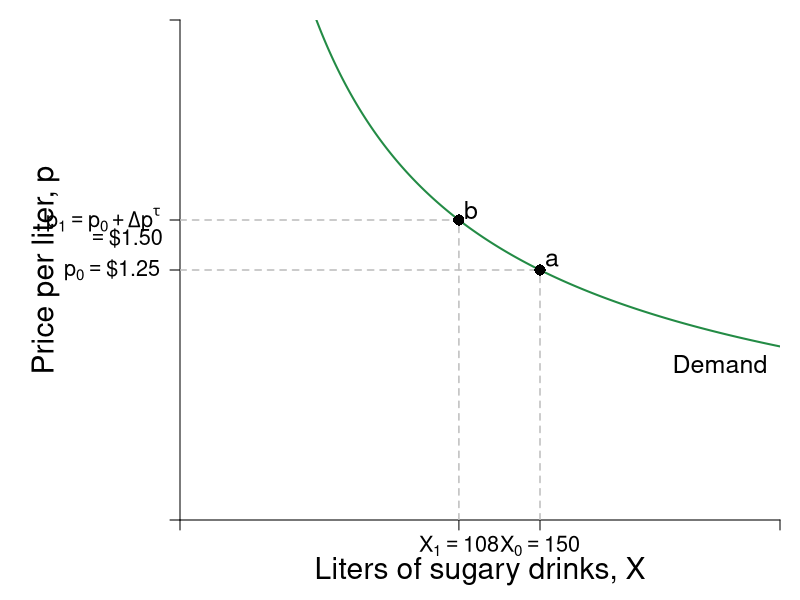

Write the R code that produced this figure.
library(shape)
pdf(file = "indmarketdemand/price_increase_sugar.pdf", width = 9, height = 7)

#Set parameters for graphics
pointsize <- 1.8
axislabelsize <- 1.8
labelsize <- 1.5
namesize <- 1.8
annotatesize <- 1.5
graphlinewidth <- 2
segmentlinewidth <- 1.5

COL <- c("#7fc97f", "#beaed4", "#fdc086", "#ffff99", "#386cb0", "#f0027f", "#bf5b17", "#666666")
COLA <- c("#e0f3db", "#99d8c9","#66c2a4","#41ae76", "#238b45", "#005824")
COLB <- c("#c6dbef", "#4eb3d3", "#2b8cbe", "#0868ac","#084081")
COLC <- c("#fcfbfd", "#efedf5", "#dadaeb", "#bcbddc", "#9e9ac8", "#807dba", "#6a51a3", "#54278f", "#3f007d")

par(mar =  c(4, 9, 1, 1))

indiffA <- function(x, alpha = 0.5, uA = 5) {
  (uA / x^alpha)^(1/(1 - alpha))
}

cef <- function(x, e = 1.4, k = 44.7982){
  k*(x^(-1/e))
}

#The inverse demand function to creat the relative points
cefinv <- function(p, e = 1.4, k = 44.7982){
  (p/k)^(-e)
}

xlims <- c(0, 250)
ylims <- c(0, 2.5)

npts <- 501 
x <- seq(xlims[1], xlims[2], length.out = npts)
y <- seq(ylims[1], ylims[2], length.out = npts) 

plot(0, 0, xlim = xlims, ylim = ylims, type = "n",
     xlab = expression(paste("")),
     ylab = expression(paste("")), 
     xaxt = "n", 
     yaxt = "n", 
     cex.lab = axislabelsize, 
     bty = "n",
     xaxs = "i", 
     yaxs = "i")


## Paremeters to enable editing points 
## I've assumed a tax of 20% to make this more visible 
## I'll comment on that in the caption
tax <- 1.2 #20 percent tax
prices <- c(1.25, 1.25*tax) 
xprices <- c(cefinv(prices[1]), cefinv(prices[2]))

ticksy <- c(0, prices[1], prices[2], ylims[2])
ylabels <- c(NA, expression(paste(p[0] == phantom(),"$1.25")), expression(paste(p[1] == p[0] + Delta*p^tau)), NA)
ticksx <- c(0, xprices[2], xprices[1], xlims[2])
xlabels <- c(NA, expression(paste(X[1]) == 108), expression(paste(X[0]) == 150), NA)

text(-23, prices[2] - 0.09, expression(paste(phantom() == phantom(),"$1.50")), xpd = TRUE, cex = labelsize - 0.2)

axis(1, at = ticksx, pos = 0, labels = xlabels, cex.axis = labelsize - 0.2)
axis(2, at = ticksy, pos = 0, labels = ylabels, las = 1, cex.axis = labelsize - 0.2)

npts <- 500 
xx1 <- seq(xlims[1], xlims[2], length.out = npts)
xx2 <- seq(48, xprices[2], length.out = npts)
xx3 <- seq(xprices[2], xprices[1], length.out = npts)

#Label axes
mtext(expression(paste("Liters of sugary drinks, ", X)), side = 1, line = 2.5, cex = axislabelsize)
text(-56, 0.5*ylims[2], expression(paste("Price per liter, ", p)), xpd = TRUE, cex = axislabelsize, srt = 90) 

# Segments
segments(xprices[1], 0, xprices[1], prices[1], lty = 2, col = "gray" , lwd = segmentlinewidth)
segments(0,  prices[1], xprices[1],  prices[1], lty = 2, col = "gray" , lwd = segmentlinewidth)

segments(0, prices[2], xprices[2], prices[2], lty = 2, col = "gray" , lwd = segmentlinewidth)
segments(xprices[2], 0, xprices[2], prices[2], lty = 2, col = "gray" , lwd = segmentlinewidth)

# Demand Curve
lines(xx1, cef(xx1), col = COLA[5], lwd = graphlinewidth)
text(xlims[2] - 0.1*xlims[2], 0.78, expression(Demand), cex = annotatesize)

# Points
points(xprices[1], prices[1], pch = 16, col = "black", cex = 1.5)
text(xprices[1] + 5, prices[1] + 0.05, expression(a), cex = labelsize)

points(xprices[2], prices[2], pch = 16, col = "black", cex = 1.5)
text(xprices[2] + 5, prices[2] + 0.05, expression(b), cex = labelsize)

# Label Regions
# text(125, 1.35, expression(A), cex = labelsize)
# text(50, 1, expression(B), cex = labelsize)
# text(50, 1.35, expression(C), cex = labelsize)
# text(50, 1.75, expression(D), cex = labelsize)




dev.off()
